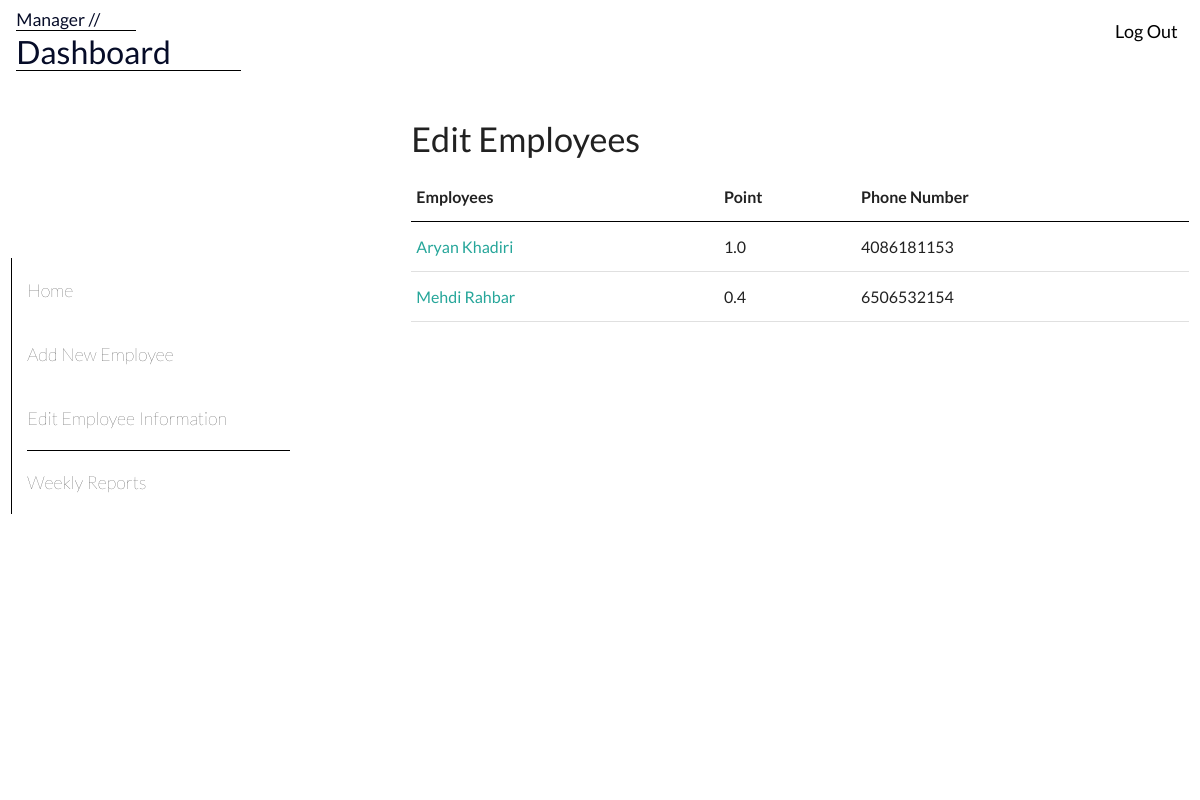
The app's page /manager/list/ (signed in), older data.
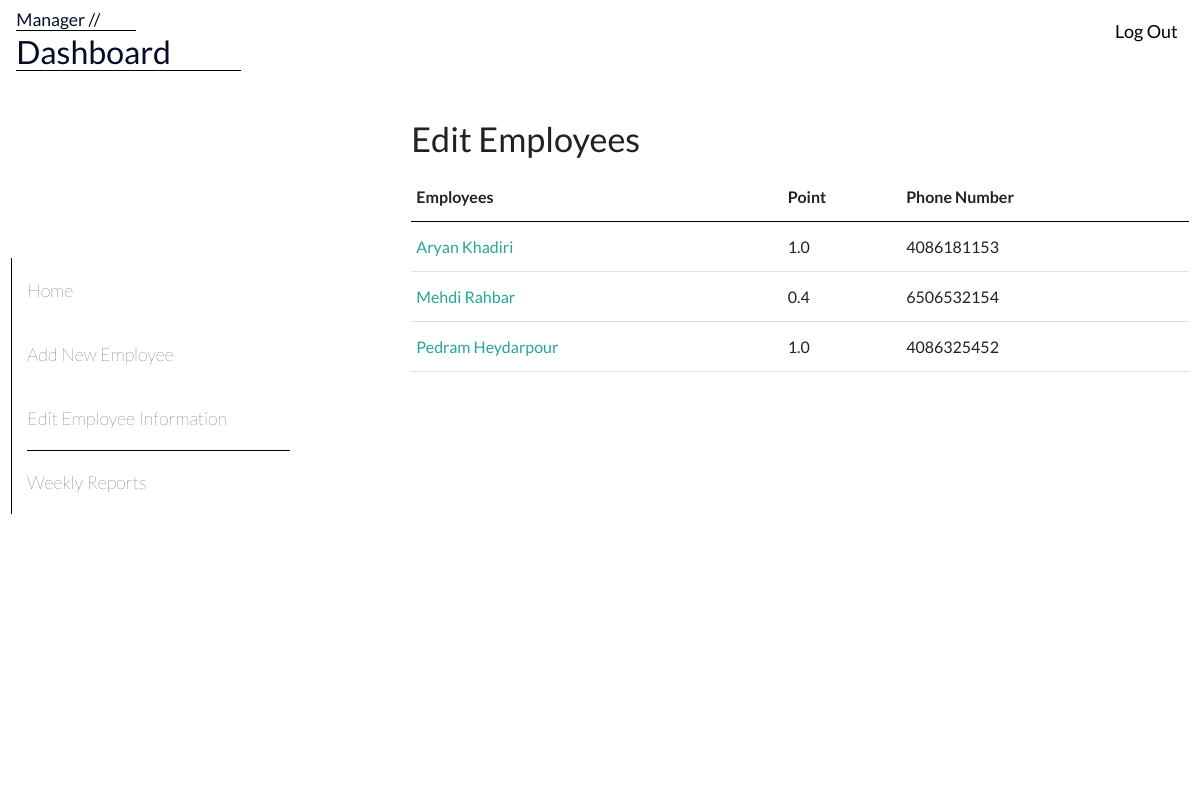
The same page, newer data.
### Manager/models.py (models this page shows, shortened)
class Employee (models.Model):
    name = models.CharField (max_length = 100)
    point = models.FloatField()
    phone = models.CharField(max_length = 10)
    def get_absolute_url(self):
        return reverse('update_employee', kwargs={'id':self.id})

### Manager/views.py (the view)
# urls.py: path('list/',list_employee_view, name='list_employee'),
def list_employee_view(request):
    if request.user.manager == False:
        return redirect('/employee/')
    title = 'Manager / Edit Employee'
    page = "Edit Employee"
    queryset = Employee.objects.all()
    context = {
        "list": queryset,
        "title": title,
        "page": page
    }
    return render (request,'list.html', context)

### Login/models.py (called while the page is built)
    @property
    def is_active(self):
        return True

### Manager/templates/list.html (shortened to what this page needs)
{% extends 'base.html' %}
{% block content %}
<head>
  {% load static %}
    <link rel = "stylesheet" type = "text/css" href = "{% static 'editemployee.css' %}">
</head>
<h4>Edit Employees</h4>
<table>
  <tr id="header">
    <th>Employees</th>
    <th>Point</th>
    <th>Phone Number</th>
  </tr>
{% for instance in list %}
  <tr>
    <td><a href = '{{instance.get_absolute_url}}'>{{ instance.name }} </a></td>
    <td>{{ instance.point }}</td>
    <td>{{ instance.phone }}</td>
  </tr>
{% endfor %}
</table>
{% endblock %}

Row changes from the older to the newer data that the page shows:
added Employee: name "Pedram Heydarpour", point "1.0", phone "4086325452"
